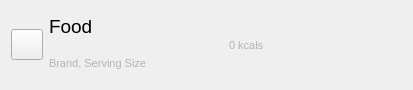
<?xml version="1.0" encoding="UTF-8"?>
<ui version="4.0">
 <class>RecipeInfoWidget</class>
 <widget class="QWidget" name="RecipeInfoWidget">
  <property name="geometry">
   <rect>
    <x>0</x>
    <y>0</y>
    <width>413</width>
    <height>90</height>
   </rect>
  </property>
  <property name="windowTitle">
   <string>Form</string>
  </property>
  <layout class="QGridLayout" name="gridLayout">
   <item row="1" column="1">
    <widget class="QLabel" name="brand">
     <property name="palette">
      <palette>
       <active>
        <colorrole role="WindowText">
         <brush brushstyle="SolidPattern">
          <color alpha="255">
           <red>179</red>
           <green>179</green>
           <blue>179</blue>
          </color>
         </brush>
        </colorrole>
       </active>
       <inactive>
        <colorrole role="WindowText">
         <brush brushstyle="SolidPattern">
          <color alpha="255">
           <red>179</red>
           <green>179</green>
           <blue>179</blue>
          </color>
         </brush>
        </colorrole>
       </inactive>
       <disabled/>
      </palette>
     </property>
     <property name="font">
      <font>
       <pointsize>8</pointsize>
      </font>
     </property>
     <property name="text">
      <string>Brand, Serving Size</string>
     </property>
    </widget>
   </item>
   <item row="0" column="1">
    <widget class="QLabel" name="food">
     <property name="font">
      <font>
       <pointsize>14</pointsize>
      </font>
     </property>
     <property name="text">
      <string>Food</string>
     </property>
     <property name="wordWrap">
      <bool>true</bool>
     </property>
    </widget>
   </item>
   <item row="0" column="2" rowspan="2">
    <widget class="QLabel" name="cals">
     <property name="palette">
      <palette>
       <active>
        <colorrole role="WindowText">
         <brush brushstyle="SolidPattern">
          <color alpha="255">
           <red>179</red>
           <green>179</green>
           <blue>179</blue>
          </color>
         </brush>
        </colorrole>
       </active>
       <inactive>
        <colorrole role="WindowText">
         <brush brushstyle="SolidPattern">
          <color alpha="255">
           <red>179</red>
           <green>179</green>
           <blue>179</blue>
          </color>
         </brush>
        </colorrole>
       </inactive>
       <disabled/>
      </palette>
     </property>
     <property name="font">
      <font>
       <pointsize>8</pointsize>
      </font>
     </property>
     <property name="text">
      <string>0 kcals</string>
     </property>
    </widget>
   </item>
   <item row="0" column="0" rowspan="2">
    <widget class="QToolButton" name="remove">
     <property name="enabled">
      <bool>true</bool>
     </property>
     <property name="text">
      <string/>
     </property>
     <property name="icon">
      <iconset resource="../../icons.qrc">
       <normaloff>:/icons/trash</normaloff>:/icons/trash</iconset>
     </property>
     <property name="iconSize">
      <size>
       <width>24</width>
       <height>24</height>
      </size>
     </property>
    </widget>
   </item>
  </layout>
 </widget>
 <resources>
  <include location="../../icons.qrc"/>
 </resources>
 <connections>
  <connection>
   <sender>remove</sender>
   <signal>clicked()</signal>
   <receiver>RecipeInfoWidget</receiver>
   <slot>remove()</slot>
   <hints>
    <hint type="sourcelabel">
     <x>20</x>
     <y>44</y>
    </hint>
    <hint type="destinationlabel">
     <x>206</x>
     <y>44</y>
    </hint>
   </hints>
  </connection>
 </connections>
 <slots>
  <slot>remove()</slot>
 </slots>
</ui>
